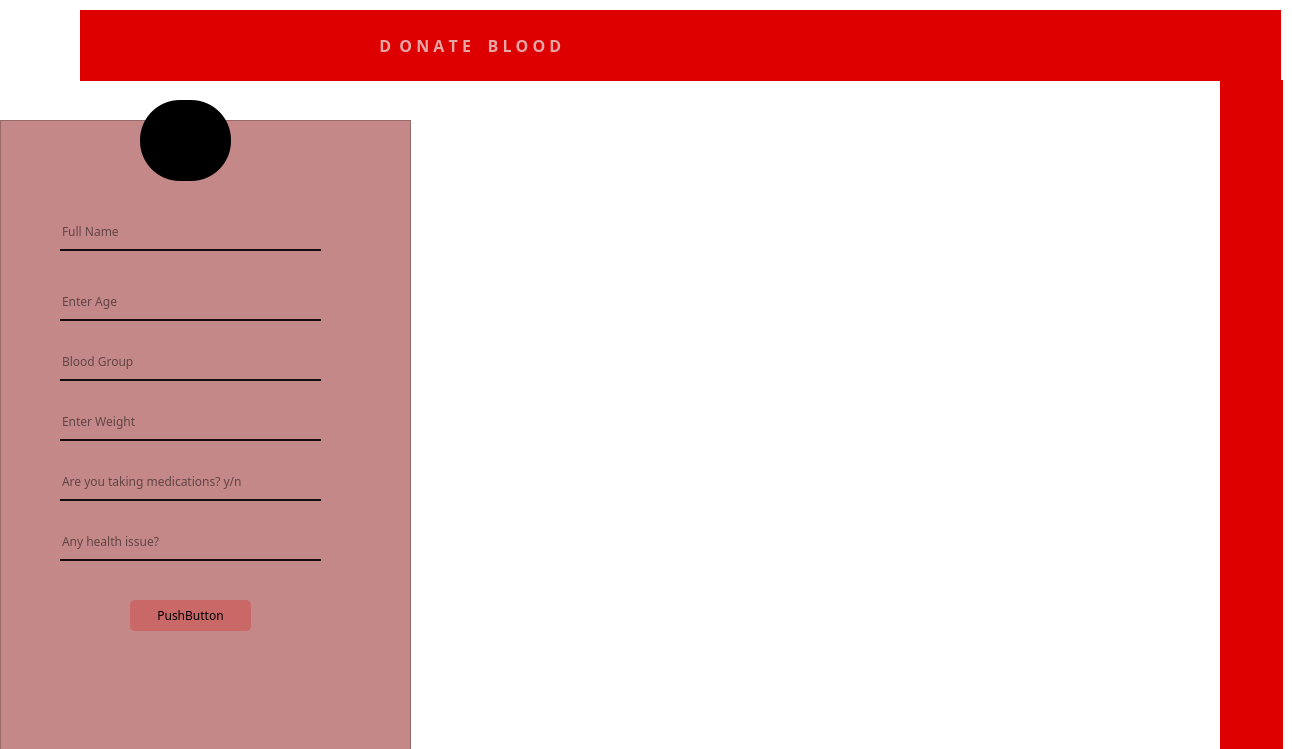
<?xml version="1.0" encoding="UTF-8"?>
<ui version="4.0">
 <class>donation</class>
 <widget class="QDialog" name="donation">
  <property name="geometry">
   <rect>
    <x>0</x>
    <y>0</y>
    <width>1292</width>
    <height>749</height>
   </rect>
  </property>
  <property name="maximumSize">
   <size>
    <width>1400</width>
    <height>900</height>
   </size>
  </property>
  <property name="windowTitle">
   <string>Dialog</string>
  </property>
  <property name="styleSheet">
   <string notr="true">*{

font-family: century gothic;

	background-color: rgb(255, 255, 255)


}





</string>
  </property>
  <widget class="QFrame" name="frame">
   <property name="geometry">
    <rect>
     <x>0</x>
     <y>120</y>
     <width>411</width>
     <height>631</height>
    </rect>
   </property>
   <property name="styleSheet">
    <string notr="true">background-color: rgb(196, 136, 136);
font family: century-gothic;</string>
   </property>
   <property name="frameShape">
    <enum>QFrame::StyledPanel</enum>
   </property>
   <property name="frameShadow">
    <enum>QFrame::Raised</enum>
   </property>
   <widget class="QLineEdit" name="lineEdit">
    <property name="geometry">
     <rect>
      <x>60</x>
      <y>100</y>
      <width>261</width>
      <height>31</height>
     </rect>
    </property>
    <property name="styleSheet">
     <string notr="true">border:none;
background-color: rgba(0,0,0,0);
border-bottom: 2px solid rgba(0,0,0,230);
padding-bottom:7px;</string>
    </property>
    <property name="placeholderText">
     <string>Full Name</string>
    </property>
   </widget>
   <widget class="QLineEdit" name="lineEdit_2">
    <property name="geometry">
     <rect>
      <x>60</x>
      <y>170</y>
      <width>261</width>
      <height>31</height>
     </rect>
    </property>
    <property name="styleSheet">
     <string notr="true">border:none;
background-color: rgba(0,0,0,0);
border-bottom: 2px solid rgba(0,0,0,230);
padding-bottom:7px;</string>
    </property>
    <property name="placeholderText">
     <string>Enter Age</string>
    </property>
   </widget>
   <widget class="QLineEdit" name="lineEdit_3">
    <property name="geometry">
     <rect>
      <x>60</x>
      <y>230</y>
      <width>261</width>
      <height>31</height>
     </rect>
    </property>
    <property name="styleSheet">
     <string notr="true">border:none;
background-color: rgba(0,0,0,0);
border-bottom: 2px solid rgba(0,0,0,230);
padding-bottom:7px;</string>
    </property>
    <property name="placeholderText">
     <string>Blood Group</string>
    </property>
   </widget>
   <widget class="QLineEdit" name="lineEdit_5">
    <property name="geometry">
     <rect>
      <x>60</x>
      <y>350</y>
      <width>261</width>
      <height>31</height>
     </rect>
    </property>
    <property name="styleSheet">
     <string notr="true">border:none;
background-color: rgba(0,0,0,0);
border-bottom: 2px solid rgba(0,0,0,230);
padding-bottom:7px;</string>
    </property>
    <property name="placeholderText">
     <string>Are you taking medications? y/n</string>
    </property>
   </widget>
   <widget class="QLineEdit" name="lineEdit_6">
    <property name="geometry">
     <rect>
      <x>60</x>
      <y>290</y>
      <width>261</width>
      <height>31</height>
     </rect>
    </property>
    <property name="styleSheet">
     <string notr="true">border:none;
background-color: rgba(0,0,0,0);
border-bottom: 2px solid rgba(0,0,0,230);
padding-bottom:7px;</string>
    </property>
    <property name="placeholderText">
     <string>Enter Weight</string>
    </property>
   </widget>
   <widget class="QLineEdit" name="lineEdit_7">
    <property name="geometry">
     <rect>
      <x>60</x>
      <y>410</y>
      <width>261</width>
      <height>31</height>
     </rect>
    </property>
    <property name="styleSheet">
     <string notr="true">border:none;
background-color: rgba(0,0,0,0);
border-bottom: 2px solid rgba(0,0,0,230);
padding-bottom:7px;</string>
    </property>
    <property name="placeholderText">
     <string>Any health issue?</string>
    </property>
   </widget>
   <widget class="QPushButton" name="donate">
    <property name="geometry">
     <rect>
      <x>130</x>
      <y>480</y>
      <width>121</width>
      <height>31</height>
     </rect>
    </property>
    <property name="styleSheet">
     <string notr="true">QPushButton#donate{

 	background-color: rgb(202, 103, 103);
border-radius: 5px;

}
QPushButton#donate:hover{
	background-color: rgb(224, 226, 255);

}

QPushButton#donate:pressed{

padding-left:5px;
padding-top:5px;

}
</string>
    </property>
    <property name="text">
     <string>PushButton</string>
    </property>
   </widget>
  </widget>
  <widget class="QPushButton" name="pushButton">
   <property name="geometry">
    <rect>
     <x>140</x>
     <y>100</y>
     <width>91</width>
     <height>81</height>
    </rect>
   </property>
   <property name="styleSheet">
    <string notr="true">border-radius:40px;
background-color: rgb(0, 0, 0);
color:rgb(235, 203, 203)</string>
   </property>
   <property name="text">
    <string/>
   </property>
   <property name="icon">
    <iconset>
     <normaloff>images/donate.webp</normaloff>images/donate.webp</iconset>
   </property>
   <property name="iconSize">
    <size>
     <width>50</width>
     <height>40</height>
    </size>
   </property>
  </widget>
  <widget class="QLabel" name="label">
   <property name="geometry">
    <rect>
     <x>0</x>
     <y>10</y>
     <width>81</width>
     <height>81</height>
    </rect>
   </property>
   <property name="styleSheet">
    <string notr="true">border-image: url(:/img/images/Blue, white and green Medical care logo.png);</string>
   </property>
   <property name="text">
    <string/>
   </property>
  </widget>
  <widget class="QLabel" name="label_2">
   <property name="geometry">
    <rect>
     <x>80</x>
     <y>10</y>
     <width>1201</width>
     <height>71</height>
    </rect>
   </property>
   <property name="font">
    <font>
     <family>century gothic</family>
     <pointsize>12</pointsize>
     <bold>true</bold>
    </font>
   </property>
   <property name="styleSheet">
    <string notr="true">background-color: rgb(222, 0, 0);
color:rgb(231, 166, 166)</string>
   </property>
   <property name="text">
    <string>                                                                        D  O N A T E    B L O O D</string>
   </property>
  </widget>
  <widget class="QLabel" name="label_3">
   <property name="geometry">
    <rect>
     <x>1220</x>
     <y>80</y>
     <width>63</width>
     <height>681</height>
    </rect>
   </property>
   <property name="styleSheet">
    <string notr="true">background-color: rgb(222, 0, 0);
color:rgb(231, 166, 166)</string>
   </property>
   <property name="text">
    <string/>
   </property>
  </widget>
  <widget class="QLabel" name="label_4">
   <property name="geometry">
    <rect>
     <x>710</x>
     <y>230</y>
     <width>501</width>
     <height>511</height>
    </rect>
   </property>
   <property name="styleSheet">
    <string notr="true">border-image: url(:/img/images/ic1.png);</string>
   </property>
   <property name="text">
    <string/>
   </property>
  </widget>
 </widget>
 <resources/>
 <connections/>
</ui>
